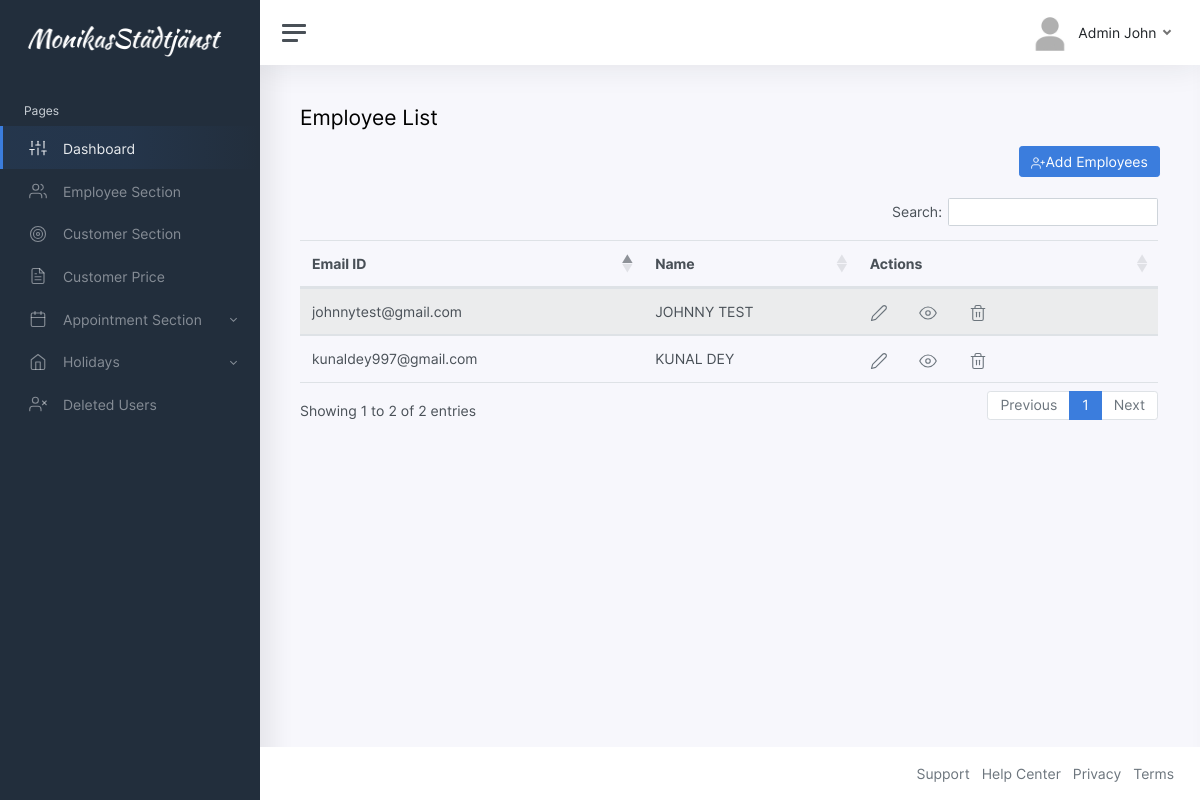
Page /employee-list.php (signed in) on the earlier database version.
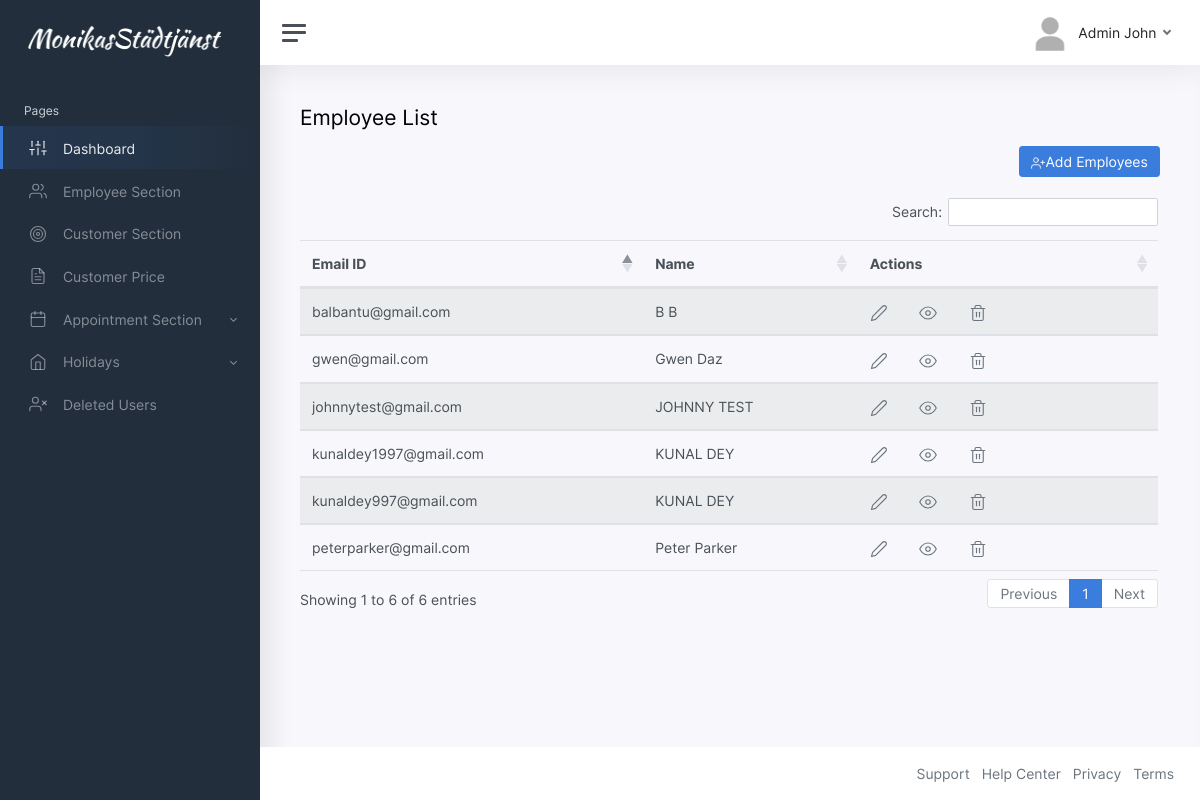
Same page on the later database version.
### tables this page shows
CREATE TABLE `users` (
  `id` int(255) NOT NULL,
  `user_id` varchar(100) NOT NULL,
  `password` varchar(100) NOT NULL,
  `role` varchar(100) NOT NULL,
  `name` varchar(100) NOT NULL,
  `deleted_at` datetime(6) DEFAULT NULL
);

### employee-list.php (the view, shortened to what this page needs)
<?php
include "connection.php";
?>
<!DOCTYPE html>
<html lang="en">
<?php include("head.php"); ?>
<body>
	<div class="wrapper">
		<nav id="sidebar" class="sidebar">
			<div class="sidebar-content js-simplebar">
        <?php include("sidebar.php"); ?>
			</div>
		</nav>
		<div class="main">
			<nav class="navbar navbar-expand navbar-light navbar-bg">
				<a class="sidebar-toggle d-flex">
          <i class="hamburger align-self-center"></i>
        </a>
				<?php include("navbar.php"); ?>
			</nav>
			<main class="content">
				<div class="container-fluid p-0">
					<h1 class="h3 mb-3">Employee List</h1>
					<div class="row">
					<div class="col-md-12">
						<button class="btn btn-primary" style="float:right;"><a style="color:white;text-decoration: none;" href="add-employee.php"><i class="align-middle" data-feather="user-plus"></i>Add Employees</a></button>
					</div>
						<div class="col-md-12">
								<table id="employee-list"class="table table-striped">
									<thead>
										<tr>
											<th style="width:40%;">Email ID</th>
											<th style="width:25%">Name</th>
											<th>Actions</th>
										</tr>
									</thead>
									<tbody>
                                        <?php
											$role="employee";
											$result = mysqli_query($db,"SELECT id,user_id,name from `users` where role='$role' AND deleted_at is NULL;");
											if ($result->num_rows > 0) {?>
                                             <?php
                                                while($row = $result->fetch_assoc()) {
                                                echo "<tr><td>".$row["user_id"]."</td><td>".$row["name"]."</td><td class='table-action'><a href='edit-employee.php?id=".$row['user_id']."'><i class='align-middle' data-feather='edit-2'></i></a>&nbsp&nbsp&nbsp&nbsp&nbsp&nbsp&nbsp&nbsp<a href='view-employee.php?id=".$row['user_id']."'><i class='align-middle' data-feather='eye'></i></a>&nbsp&nbsp&nbsp&nbsp&nbsp&nbsp&nbsp&nbsp<a href='delete-employee.php?id=".$row['id']."'><i class='align-middle' data-feather='trash-2'></i></a></td></tr>";
                                                ?>
                                                <?php
                                                }
                                            }
                                            ?>
									</tbody>
								</table>
						</div>
					</div>
				</div>
			</main>
			<?php include("footer.php"); ?>
		</div>
	</div>
</body>
</html>

Differences in the rows shown:
added users: user "peterparker@gmail.com", name "Peter Parker"
added users: user "gwen@gmail.com", name "Gwen Daz"
added users: user "kunaldey1997@gmail.com", name "KUNAL DEY"
added users: user "balbantu@gmail.com", name "B B"
Other differences:
text written by a page script: "Search: Showing 1 to 2 of 2 entries Previous 1 Next" → "Search: Showing 1 to 6 of 6 entries Previous 1 Next"
